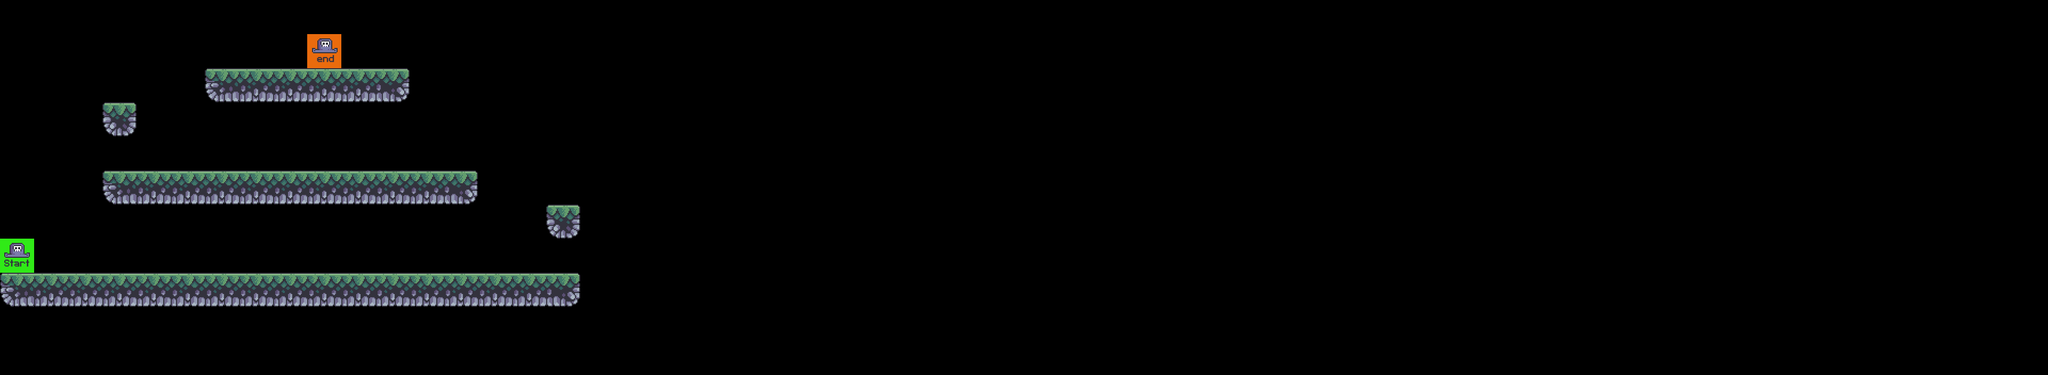

The image is a tile-based game level rendered from a .tmx file. Its description and source (layers, tilesets, objects; grid data summarised) follow:
An orthogonal 60x11 tile map with 64x64 px tiles, 9 tile layers (coins, bg_palms, grass, crates, ...), 2 tilesets.

<map version="1.9" tiledversion="1.9.2" orientation="orthogonal" renderorder="right-down" width="60" height="11" tilewidth="64" tileheight="64" infinite="0" nextlayerid="10" nextobjectid="1">
 <editorsettings>
  <export target="../3/level_3.csv" format="csv" />
 </editorsettings>
 <tileset firstgid="1" source="../tilesets/terrain_tiles.tsx" />
 <tileset firstgid="17" source="../tilesets/setup_tiles.tsx" />
 <layer id="3" name="coins" width="60" height="11">
  <data>[660 cells, 0 non-empty, 0 distinct tile ids]</data>
 </layer>
 <layer id="4" name="bg_palms" width="60" height="11">
  <data>[660 cells, 0 non-empty, 0 distinct tile ids]</data>
 </layer>
 <layer id="5" name="grass" width="60" height="11">
  <data>[660 cells, 0 non-empty, 0 distinct tile ids]</data>
 </layer>
 <layer id="6" name="crates" width="60" height="11">
  <data>[660 cells, 0 non-empty, 0 distinct tile ids]</data>
 </layer>
 <layer id="1" name="terrain" width="60" height="11">
  <data>[660 cells, 36 non-empty, 4 distinct tile ids]</data>
 </layer>
 <layer id="2" name="player" width="60" height="11">
  <data>[660 cells, 2 non-empty, 2 distinct tile ids]</data>
 </layer>
 <layer id="7" name="enemies" width="60" height="11">
  <data>[660 cells, 0 non-empty, 0 distinct tile ids]</data>
 </layer>
 <layer id="8" name="collision" width="60" height="11">
  <data>[660 cells, 0 non-empty, 0 distinct tile ids]</data>
 </layer>
 <layer id="9" name="fg_palms" width="60" height="11">
  <data>[660 cells, 0 non-empty, 0 distinct tile ids]</data>
 </layer>
</map>
